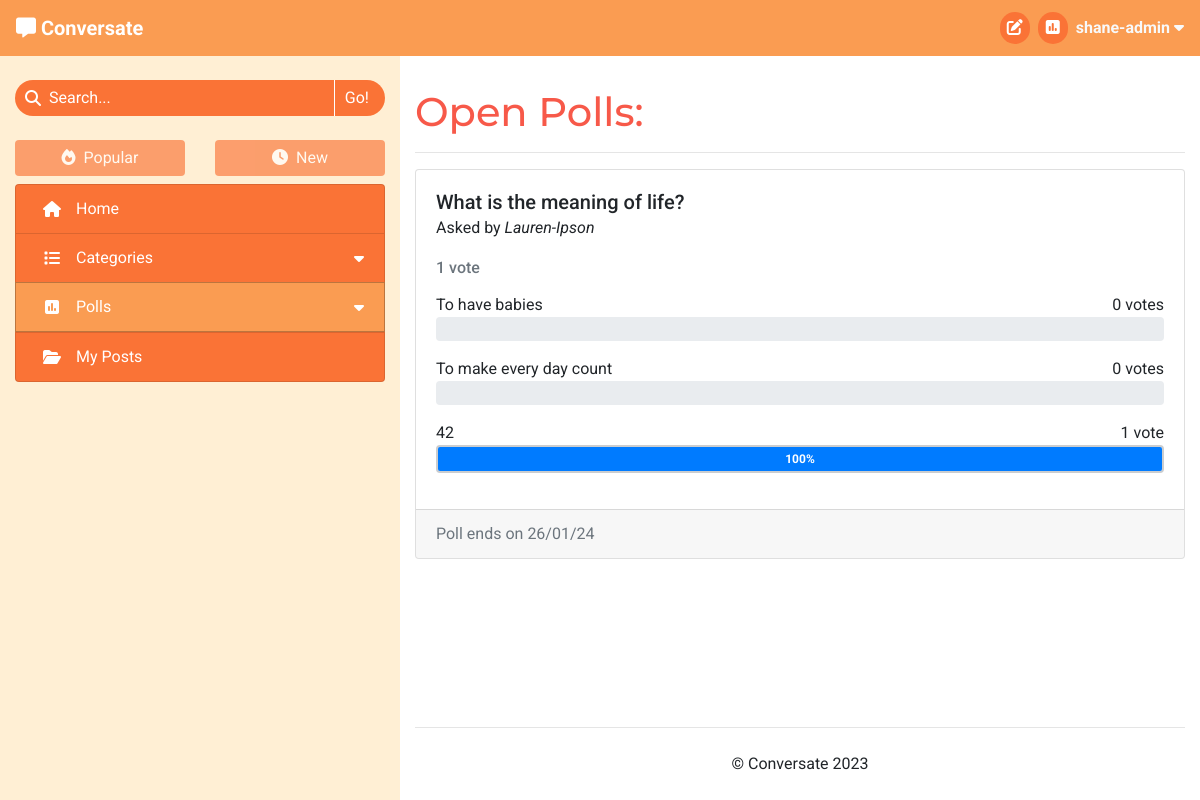
Page /polls/open (signed in) on the earlier database version.
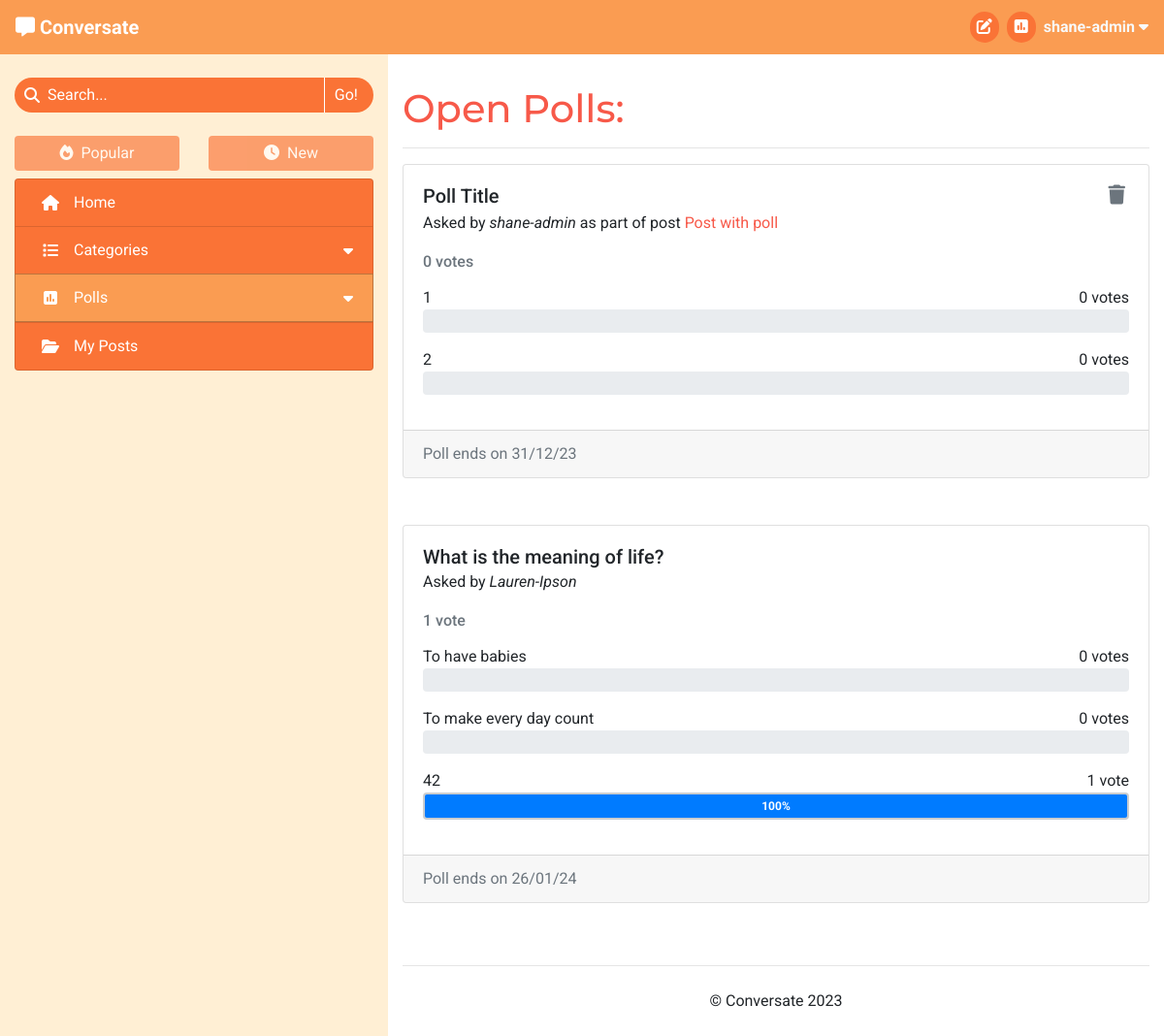
Same page on the later database version.
### forum/models.py (models this page shows, shortened)
class Poll(models.Model):
    title = models.CharField(max_length=200)
    asked_by = models.ForeignKey(User, on_delete=models.CASCADE)
    due_date = models.DateTimeField()
    post = models.OneToOneField(Post, on_delete=models.CASCADE,
                                related_name='poll', blank=True, null=True)
    class Meta:
        ordering = ['-due_date']
    def number_of_votes(self):
        total_votes = 0
        for answer in self.answers.all():
            total_votes += answer.number_of_votes()
        return total_votes
    def has_expired(self):
        current_time = datetime.now().timestamp()
        end_time = self.due_date.timestamp()
        return current_time > end_time

class PollAnswer(models.Model):
    body = models.CharField(max_length=100)
    position = models.IntegerField()
    poll = models.ForeignKey(Poll, related_name='answers',
                             on_delete=models.CASCADE)
    votes = models.ManyToManyField(User, related_name='votes')
    class Meta:
        ordering = ['position']
    def number_of_votes(self):
        return self.votes.count()
    def vote_percentage(self):
        total_votes = 0
        poll_answers = self.poll.answers.all()
        for answer in poll_answers:
            total_votes += answer.number_of_votes()
        if total_votes == 0:
            return 0
        return round((self.number_of_votes() / total_votes) * 100)

class Post(models.Model):
    title = models.CharField(max_length=100)
    slug = models.SlugField(max_length=100, unique=True)
    category = models.ForeignKey(Category, on_delete=models.CASCADE,
                                 related_name='tagged_posts')
    image = CloudinaryField('image', blank=True)
    image_position = models.IntegerField(blank=True, null=True)
    posted_by = models.ForeignKey(User, on_delete=models.CASCADE,
                                  related_name='added_posts')
    posted_on = models.DateTimeField(auto_now_add=True)
    content = models.TextField()
    tags = models.CharField(max_length=200, blank=True)
    edited = models.BooleanField(default=False)
    likes = models.ManyToManyField(User, related_name='post_likes', blank=True)
    approved = models.BooleanField(default=False)
    class Meta:
        ordering = ['-posted_on']

### forum/views.py (the view)
# urls.py: path('polls/<str:poll_type>', views.BrowsePolls.as_view(),
class BrowsePolls(View):
    def get(self, request, poll_type):
        if not request.user.is_authenticated:
            return redirect('/accounts/login')
        poll_type = poll_type.capitalize()
        polls = None
        if poll_type == 'Open':
            polls = Poll.objects.filter(due_date__gt=datetime.now()) \
                        .order_by('due_date')
        elif poll_type == 'Closed':
            polls = Poll.objects.exclude(due_date__gt=datetime.now())
        else:
            polls = Poll.objects.filter(asked_by=request.user)
            poll_type = 'Your'
        context = get_poll_list_context(request, polls)
        context['heading'] = f"{poll_type} Polls"
        context['selected_tab'] = f'Polls/{poll_type}'
        return render(
            request,
            'poll_list.html',
            context,
        )

### templates/poll_list.html (shortened to what this page needs)
{% extends "base.html" %}
{% load template_tags %}
{% block content %}
<h1>{{ heading }}:</h1>
<hr>
{% if item_list %}
    {% for poll in item_list %}
        <div class="card mb-5">
            <div class="card-body">
                <div class="d-flex justify-content-between mb-2">
                    <h5 class="card-title mb-0">{{ poll.title }}</h5>
                    {% if poll.asked_by == user %}
                        <button class="button-no-style px-1 trigger-delete-poll" type="button"
                            data-url="{% url 'delete_poll' poll.id request.path %}">
                            <h5 class="fa-solid fa-trash mb-0 text-muted"></h5>
                        </button>
                    {% endif %}
                </div>
                <div class="card-subtitle mb-4">Asked by <em>{{ poll.asked_by }}</em>
                    {% if poll.post %}as part of post
                        <a href="{% url 'view_post' poll.post.slug %}">{{ poll.post.title }}</a>
                    {% endif %}
                </div>
                {% poll_status poll.id request.user.id as p_status %}
                {% if p_status == 0 and poll.asked_by != user %}
                    <form method="POST" class="mt-2" action="{% url 'vote_poll' poll.id request.path %}">
                        {% csrf_token %}
                        <ul class="list-group">
                            {% for answer in poll.answers.all %}
                                <li class="list-group-item">
                                    <div class="form-check">
                                        <input class="form-check-input" type="radio" name="poll-vote" id="answer-{{ answer.position }}"
                                            value="{{ answer.position }}" required>
                                        <label class="form-check-label" for="answer-{{ answer.position }}">
                                            {{ answer.body }}
                                        </label>
                                    </div>
                                </li>
                            {% endfor %}
                        </ul>
                        <div class="mt-3">
                            <input type="submit" class="btn" value="Vote">
                            <input type="reset" class="btn" value="Clear">
                        </div>
                    </form>
                {% else %}
                    <h6 class="card-subtitle text-muted mb-3">
                        {% with poll.number_of_votes as vote_num %}
                            <span>{{ vote_num }} vote{% if vote_num != 1 %}s{% endif %}</span>
                        {% endwith %}
                    </h6>
                    {% for answer in poll.answers.all %}
                        <div class="d-flex justify-content-between">
                            <span>{{ answer.body }}</span>
                            {% with answer.number_of_votes as vote_num %}
                                <span>{{ vote_num }} vote{% if vote_num != 1 %}s{% endif %}</span>
                            {% endwith %}
                        </div>
                        <div class="progress mb-3{% if p_status == answer.position %} answer-chosen{% endif %}">
                            {% with answer.vote_percentage as votes %}
                                <div class="progress-bar poll-result" role="progressbar" style="width: 0%;" aria-valuenow="{{ votes }}"
                                    aria-valuemin="0" aria-valuemax="100" data-animation="on">{{ votes }}%</div>
                            {% endwith %}
                        </div>
                    {% endfor %}
                {% endif %}
            </div>
            <div class="card-footer text-muted">
                {% with poll.due_date|date:"d/m/y" as end_date %}
                {% if poll.has_expired %}Poll ended {{ end_date }}
                {% else %}Poll ends on {{ end_date }}
                {% endif %}
                {% endwith %}
            </div>
        </div>
    {% endfor %}
{% endif %}
{% endblock content %}

### templates/base.html (shortened to what this page needs)
{% load static %}
<!DOCTYPE html>
<html lang="en">
<head>
    <link rel="stylesheet" href="https://cdn.jsdelivr.net/npm/bootstrap@4.6.2/dist/css/bootstrap.min.css"
>
    <link rel="stylesheet" href="{% static 'css/style.css' %}" type="text/css">
</head>
<body id="main-page">
    <header class="navbar navbar-expand-sm navbar-dark">
        <div>
            <a class="navbar-brand" href="{% url 'home' %}" aria-label="Go to the home page">
                <i class="fa-solid fa-message"></i>
                <strong class="d-none d-md-inline">Conversate</strong>
            </a>
        </div>
        <ul class="nav justify-content-end">
            {% if user.is_authenticated %}
                <li class="nav mr-3 mr-md-2">
                    <a class="nav-icon" href="{% url 'new_post' %}">
                        <i class="fa-solid fa-pen-to-square"></i>
                    </a>
                </li>
                <li class="nav mr-3 mr-md-2">
                    <a class="nav-icon" href="{% url 'new_poll' %}">
                        <i class="fa-solid fa-square-poll-vertical"></i>
                    </a>
                </li>
                <li class="nav dropdown center-to-container">
                    <span class="text-light d-none d-md-inline" data-toggle="dropdown" role="button"
                        aria-expanded="false" aria-label="User Information">
                        <strong>{{ user.username }}
                            <i class="fa-solid fa-caret-down"></i>
                        </strong>
                    </span>
                </li>
            {% else %}
                <li class="nav">
                    <a href="{% url 'account_login' %}" class="btn">Log In</a>
                </li>
            {% endif %}
        </ul>
    </header>
    <div>
        <div class="container-fluid">
            <div class="row">
                <div id="side-nav-large" class="d-none d-md-block col-4">
                    <nav id="side-nav-container">
                        <form action="{% url 'search_post' %}" method="GET" autocomplete="off">
                            <div class="search-bar mt-4" role="button" data-toggle="popover"
                                data-placement="bottom">
                                <div class="center-to-container">
                                    <i class="fa-solid fa-magnifying-glass"></i>
                                </div>
                                <input type="text" id="search-input" name="search_query"
                                    {% if search_result %} value="{{ search_result }}"{% endif %} placeholder="Search..." required>
                                <input type="submit" class="side-nav-btn" value="Go!">
                            </div>
                        </form>
                        <div class="container-fluid px-0 mt-4 mb-2">
                            <div class="row">
                                {% with request.path|add:"?"|add:request.GET.urlencode as current_path %}
                                <div class="col-6">
                                    {% if disable_sort %}
                                        <div>
                                    {% elif request.GET.urlencode %}
                                        <a href="{% url 'sort_posts' 0 current_path %}" class="anchor-no-style">
                                    {% else %}
                                        <a href="{% url 'sort_posts' 0 request.path %}" class="anchor-no-style">
                                    {% endif %}
                                        <div class="btn btn-block side-nav-btn
                                            {% if disable_sort %} disabled{% elif not user.profile.sort_by_new %} active{% endif %}">
                                            <i class="fa-solid fa-fire mr-lg-1"></i>
                                            Popular
                                        </div>
                                    {% if disable_sort %}
                                        </div>
                                    {% else %}
                                        </a>
                                    {% endif %}
                                </div>
                                <div class="col-6">
                                    {% if disable_sort %}
                                        <div>
                                    {% elif request.GET.urlencode %}
                                        <a href="{% url 'sort_posts' 1 current_path %}" class="anchor-no-style">
                                    {% else %}
                                        <a href="{% url 'sort_posts' 1 request.path %}" class="anchor-no-style">
                                    {% endif %}
                                        <div class="btn btn-block side-nav-btn
                                            {% if disable_sort %} disabled{% elif user.profile.sort_by_new %} active{% endif %}">
                                            <i class="fa-solid fa-clock mr-lg-1"></i>
                                            New
                                        </div>
                                    {% if disable_sort %}
                                        </div>
                                    {% else %}
                                        </a>
                                    {% endif %}
                                </div>
                                {% endwith %}
                            </div>
                        </div>
                        <div class="list-group side-nav accordion" id="side-nav-list">
                            <a class="list-group-item list-group-item-action side-nav-btn
                                {% if selected_tab == 'Home' %} active{% endif %}" href="{% url 'home' %}">
                                <i class="fa-solid fa-house center-to-container"></i>
                                <span class="d-inline-block ml-lg-2">Home</span>
                            </a>
                            <a id="category-collapse" class="list-group-item list-group-item-action side-nav-btn clickable
                                {% if 'Categories' in selected_tab %} active{% endif %}" data-toggle="collapse"
                                href="#side-nav-categories" role="button" aria-expanded="false" aria-controls="side-nav-categories">
                                <i class="fa-solid fa-list center-to-container"></i>
                                <div class="ml-lg-2">Categories</div>
                                <i class="fa-solid fa-caret-down center-to-container"></i>
                            </a>
                            <a id="poll-list-collapse" class="list-group-item list-group-item-action side-nav-btn clickable
                                {% if 'Polls' in selected_tab %} active{% endif %}" data-toggle="collapse"
                                href="#side-nav-polls" role="button" aria-expanded="false" aria-controls="side-nav-polls">
                                <i class="fa-solid fa-square-poll-vertical center-to-container"></i>
                                <div class="ml-lg-2">Polls</div>
                                <i class="fa-solid fa-caret-down center-to-container"></i>
                            </a>
                            <a class="list-group-item list-group-item-action side-nav-btn clickable"
                                href="{% url 'my_posts' %}">
                                <i class="fa-solid fa-folder-open center-to-container"></i>
                                <span class="d-inline-block ml-lg-2">My Posts</span>
                            </a>
                        </div>
                    </nav>
                </div>
                <div id="main-content" class="col col-md-8">
                    <section>
                        {% block content %}
                        {% endblock content %}
                    </section>
                    <footer>
                        <hr>
                        <p class="text-center my-4">&copy; Conversate 2023</p>
                    </footer>
                </div>
            </div>
        </div>
    </div>
</body>
</html>

Differences in the rows shown:
added Poll: title "Poll Title", asked_by "shane-admin", post "Post with poll", number_of_votes "0", end_date "31/12/23"
added PollAnswer: body "1", number_of_votes "0", shown under "Poll Title"
added PollAnswer: body "2", number_of_votes "0", shown under "Poll Title"
